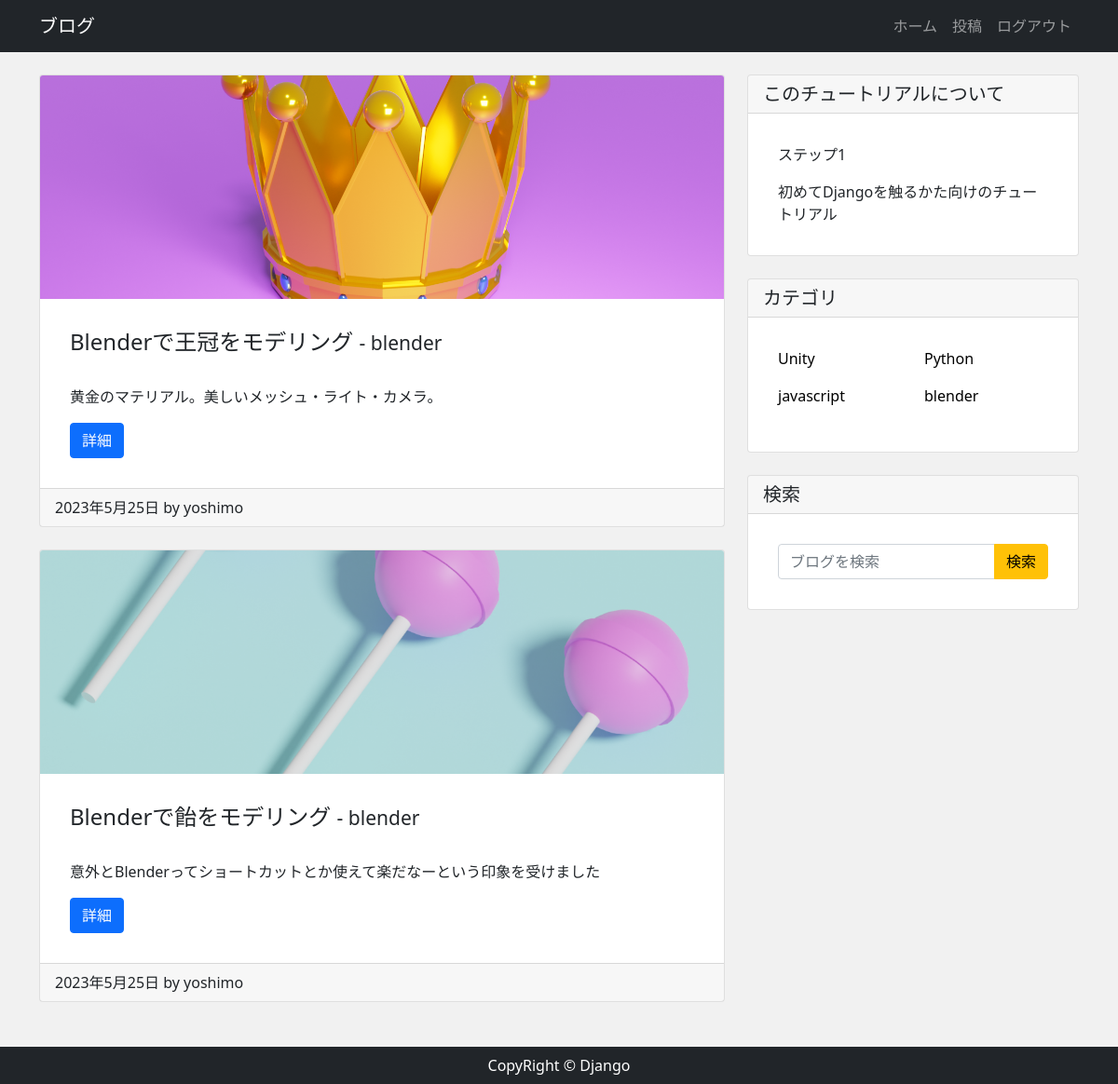
The app's page /category/blender (signed in) with its own data.
### app/models.py (models this page shows, shortened)
class Post(models.Model):
    author=models.ForeignKey(
        settings.AUTH_USER_MODEL,
        on_delete=models.CASCADE,
        )
    category=models.ForeignKey(Category,verbose_name="カテゴリ",on_delete=models.PROTECT)
    title=models.CharField("タイトル",max_length=200)
    image=models.ImageField(upload_to="images",verbose_name="イメージ画像",null=True,blank=True)
    content=models.TextField("本文")
    created=models.DateTimeField("作成日",auto_now_add=True)

class Category(models.Model):
    name=models.CharField("カテゴリ",max_length=100)
    def __str__(self):
        return self.name

### app/views.py (the view)
# urls.py: path("category/<str:category>",views.CategoryView.as_view(),name="category"),
class CategoryView(View):
    def get(self,request,*args,**kwargs):
        category_data=Category.objects.get(name=self.kwargs["category"])
        post_data=Post.objects.order_by("-id").filter(category=category_data)
        return render(request,"app/index.html",{
            "post_data":post_data
        })

### app/context_processor.py (called while the page is built)
def common(request):
    category_data=Category.objects.all()
    context={
        "category_data":category_data
    }
    return context

### app/templates/app/index.html (shortened to what this page needs)
{% extends 'app/base.html' %}
{% block content %}
<div class="row my-4">
    <div class="col-md-8">
        {% for post in post_data %}
        <div class="card mb-4">
            {% if post.image %}
                <img src={{ post.image.url }} alt="" class="card-img-top index-img">
            {% endif %}
            <div class="card-body">
                <h2 class="card-title">{{ post.title }} <span class="small"> - {{post.category}} </span></h2>
                <p class="card-text">{{ post.content |truncatechars:100 }}</p>
                <div class="btn btn-primary">詳細</div>
            </div>
            <div class="card-footer tetx-muted">
                {{post.created|date}} by {{post.author}}
            </div>
        </div>
        {% endfor %}
    </div>
    <div class="col-md-4">
        <div class="card">
            <h5 class="card-header">このチュートリアルについて</h5>
            <div class="card-body">
                <p>ステップ1</p>
                <p class="mb-0">
                    初めてDjangoを触るかた向けのチュートリアル
                </p>
            </div>
        </div>
        <div class="card my-4">
            <h5 class="card-header">カテゴリ</h5>
            <div class="card-body">
                <div class="row">
                    {% for category in category_data %}
                        <div class="col-md-6">
                            <ul class="list-unstyled">
                                <li>
                                    <a href={% url "category" category %} class="">{{category.name}}</a>
                                </li>
                            </ul>
                        </div>
                    {% endfor %}
                </div>
            </div>
        </div>
        <div class="card my-4">
            <h5 class="card-header">検索</h5>
            <div class="card-body">
                <form class="input-group" method="get" action="{% url "search" %}">
                    <input type="text" class="form-control" name="keyword" placeholder="ブログを検索">
                    <button class="btn btn-warning ml-2" type="submit">検索</button>
                </form>
            </div>
        </div>
    </div>
</div>
{% endblock content %}

### app/static/css/style.css (style rules this page uses)
* { margin: 0; padding: 0; box-sizing: border-box; }
body { background: #f1f1f1; display: flexbox; flex-flow: column; min-height: 100vh; }
.card-title { margin-bottom: 2rem; font-size: 1.5rem; }
.card-body { padding: 2rem; }
.index-img { object-fit: cover; height: 240px; }
a { color: black; text-decoration: none; transition: 0.3s; }

### records on screen
Post: image (picture), title "Blenderで王冠をモデリング", category "blender", content "黄金のマテリアル。美しいメッシュ・ライト・カメラ。", created "2023年5月25日", author "yoshimo"
Post: image (picture), title "Blenderで飴をモデリング", category "blender", content "意外とBlenderってショートカットとか使えて楽だなーという印象を受けました", created "2023年5月25日", author "yoshimo"
Category: name "Unity"
Category: name "Python"
Category: name "javascript"
Category: name "blender"
